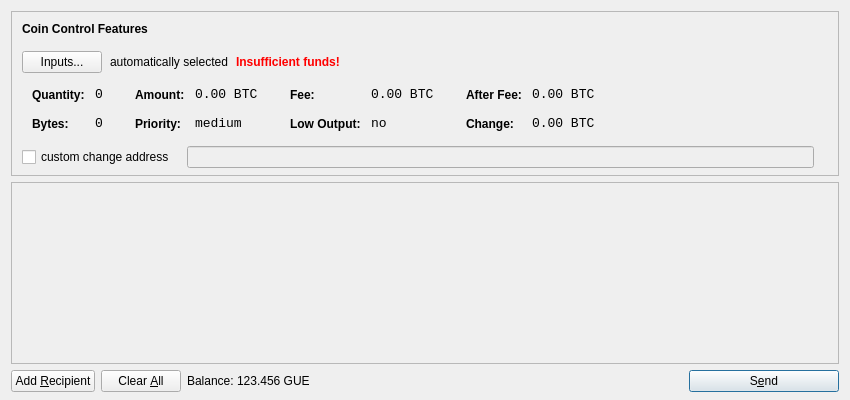
<?xml version="1.0" encoding="UTF-8"?>
<ui version="4.0">
 <class>SendCoinsDialog</class>
 <widget class="QDialog" name="SendCoinsDialog">
  <property name="geometry">
   <rect>
    <x>0</x>
    <y>0</y>
    <width>850</width>
    <height>400</height>
   </rect>
  </property>
  <property name="windowTitle">
   <string>Send Coins</string>
  </property>
  <layout class="QVBoxLayout" name="verticalLayout" stretch="0,1,0">
   <property name="bottomMargin">
    <number>8</number>
   </property>
   <item>
    <widget class="QFrame" name="frameCoinControl">
     <property name="sizePolicy">
      <sizepolicy hsizetype="Expanding" vsizetype="Expanding">
       <horstretch>0</horstretch>
       <verstretch>0</verstretch>
      </sizepolicy>
     </property>
     <property name="maximumSize">
      <size>
       <width>16777215</width>
       <height>16777215</height>
      </size>
     </property>
     <property name="frameShape">
      <enum>QFrame::StyledPanel</enum>
     </property>
     <property name="frameShadow">
      <enum>QFrame::Sunken</enum>
     </property>
     <layout class="QVBoxLayout" name="verticalLayoutCoinControl2">
      <property name="spacing">
       <number>-1</number>
      </property>
      <property name="leftMargin">
       <number>0</number>
      </property>
      <property name="topMargin">
       <number>0</number>
      </property>
      <property name="rightMargin">
       <number>0</number>
      </property>
      <property name="bottomMargin">
       <number>6</number>
      </property>
      <item>
       <layout class="QVBoxLayout" name="verticalLayoutCoinControl" stretch="0,0,0,0,1">
        <property name="spacing">
         <number>0</number>
        </property>
        <property name="leftMargin">
         <number>10</number>
        </property>
        <property name="topMargin">
         <number>10</number>
        </property>
        <item>
         <layout class="QHBoxLayout" name="horizontalLayoutCoinControl1">
          <property name="bottomMargin">
           <number>15</number>
          </property>
          <item>
           <widget class="QLabel" name="labelCoinControlFeatures">
            <property name="sizePolicy">
             <sizepolicy hsizetype="Preferred" vsizetype="Maximum">
              <horstretch>0</horstretch>
              <verstretch>0</verstretch>
             </sizepolicy>
            </property>
            <property name="font">
             <font>
              <weight>75</weight>
              <bold>true</bold>
             </font>
            </property>
            <property name="styleSheet">
             <string notr="true">font-weight:bold;</string>
            </property>
            <property name="text">
             <string>Coin Control Features</string>
            </property>
           </widget>
          </item>
         </layout>
        </item>
        <item>
         <layout class="QHBoxLayout" name="horizontalLayoutCoinControl2" stretch="0,0,0,0">
          <property name="spacing">
           <number>8</number>
          </property>
          <property name="bottomMargin">
           <number>10</number>
          </property>
          <item>
           <widget class="QPushButton" name="pushButtonCoinControl">
            <property name="styleSheet">
             <string notr="true"/>
            </property>
            <property name="text">
             <string>Inputs...</string>
            </property>
           </widget>
          </item>
          <item>
           <widget class="QLabel" name="labelCoinControlAutomaticallySelected">
            <property name="text">
             <string>automatically selected</string>
            </property>
            <property name="margin">
             <number>5</number>
            </property>
           </widget>
          </item>
          <item>
           <widget class="QLabel" name="labelCoinControlInsuffFunds">
            <property name="font">
             <font>
              <weight>75</weight>
              <bold>true</bold>
             </font>
            </property>
            <property name="styleSheet">
             <string notr="true">color:red;font-weight:bold;</string>
            </property>
            <property name="text">
             <string>Insufficient funds!</string>
            </property>
            <property name="margin">
             <number>5</number>
            </property>
           </widget>
          </item>
          <item>
           <spacer name="horizontalSpacerCoinControl">
            <property name="orientation">
             <enum>Qt::Horizontal</enum>
            </property>
            <property name="sizeHint" stdset="0">
             <size>
              <width>40</width>
              <height>1</height>
             </size>
            </property>
           </spacer>
          </item>
         </layout>
        </item>
        <item>
         <widget class="QWidget" name="widgetCoinControl" native="true">
          <property name="sizePolicy">
           <sizepolicy hsizetype="Preferred" vsizetype="Preferred">
            <horstretch>0</horstretch>
            <verstretch>0</verstretch>
           </sizepolicy>
          </property>
          <property name="minimumSize">
           <size>
            <width>0</width>
            <height>0</height>
           </size>
          </property>
          <property name="styleSheet">
           <string notr="true"/>
          </property>
          <layout class="QHBoxLayout" name="horizontalLayoutCoinControl5">
           <property name="margin">
            <number>0</number>
           </property>
           <item>
            <layout class="QHBoxLayout" name="horizontalLayoutCoinControl3" stretch="0,0,0,1">
             <property name="spacing">
              <number>20</number>
             </property>
             <property name="topMargin">
              <number>0</number>
             </property>
             <property name="bottomMargin">
              <number>10</number>
             </property>
             <item>
              <layout class="QFormLayout" name="formLayoutCoinControl1">
               <property name="horizontalSpacing">
                <number>10</number>
               </property>
               <property name="verticalSpacing">
                <number>14</number>
               </property>
               <property name="leftMargin">
                <number>10</number>
               </property>
               <property name="topMargin">
                <number>4</number>
               </property>
               <property name="rightMargin">
                <number>6</number>
               </property>
               <item row="0" column="0">
                <widget class="QLabel" name="labelCoinControlQuantityText">
                 <property name="styleSheet">
                  <string notr="true">font-weight:bold;</string>
                 </property>
                 <property name="text">
                  <string>Quantity:</string>
                 </property>
                 <property name="margin">
                  <number>0</number>
                 </property>
                </widget>
               </item>
               <item row="0" column="1">
                <widget class="QLabel" name="labelCoinControlQuantity">
                 <property name="font">
                  <font>
                   <family>Monospace</family>
                   <pointsize>10</pointsize>
                  </font>
                 </property>
                 <property name="cursor">
                  <cursorShape>IBeamCursor</cursorShape>
                 </property>
                 <property name="contextMenuPolicy">
                  <enum>Qt::ActionsContextMenu</enum>
                 </property>
                 <property name="text">
                  <string notr="true">0</string>
                 </property>
                 <property name="margin">
                  <number>0</number>
                 </property>
                 <property name="textInteractionFlags">
                  <set>Qt::LinksAccessibleByMouse|Qt::TextSelectableByKeyboard|Qt::TextSelectableByMouse</set>
                 </property>
                </widget>
               </item>
               <item row="1" column="0">
                <widget class="QLabel" name="labelCoinControlBytesText">
                 <property name="styleSheet">
                  <string notr="true">font-weight:bold;</string>
                 </property>
                 <property name="text">
                  <string>Bytes:</string>
                 </property>
                </widget>
               </item>
               <item row="1" column="1">
                <widget class="QLabel" name="labelCoinControlBytes">
                 <property name="font">
                  <font>
                   <family>Monospace</family>
                   <pointsize>10</pointsize>
                  </font>
                 </property>
                 <property name="cursor">
                  <cursorShape>IBeamCursor</cursorShape>
                 </property>
                 <property name="contextMenuPolicy">
                  <enum>Qt::ActionsContextMenu</enum>
                 </property>
                 <property name="text">
                  <string notr="true">0</string>
                 </property>
                 <property name="textInteractionFlags">
                  <set>Qt::LinksAccessibleByMouse|Qt::TextSelectableByKeyboard|Qt::TextSelectableByMouse</set>
                 </property>
                </widget>
               </item>
              </layout>
             </item>
             <item>
              <layout class="QFormLayout" name="formLayoutCoinControl2">
               <property name="horizontalSpacing">
                <number>10</number>
               </property>
               <property name="verticalSpacing">
                <number>14</number>
               </property>
               <property name="leftMargin">
                <number>6</number>
               </property>
               <property name="topMargin">
                <number>4</number>
               </property>
               <property name="rightMargin">
                <number>6</number>
               </property>
               <item row="0" column="0">
                <widget class="QLabel" name="labelCoinControlAmountText">
                 <property name="styleSheet">
                  <string notr="true">font-weight:bold;</string>
                 </property>
                 <property name="text">
                  <string>Amount:</string>
                 </property>
                 <property name="margin">
                  <number>0</number>
                 </property>
                </widget>
               </item>
               <item row="0" column="1">
                <widget class="QLabel" name="labelCoinControlAmount">
                 <property name="font">
                  <font>
                   <family>Monospace</family>
                   <pointsize>10</pointsize>
                  </font>
                 </property>
                 <property name="cursor">
                  <cursorShape>IBeamCursor</cursorShape>
                 </property>
                 <property name="contextMenuPolicy">
                  <enum>Qt::ActionsContextMenu</enum>
                 </property>
                 <property name="text">
                  <string notr="true">0.00 BTC</string>
                 </property>
                 <property name="textInteractionFlags">
                  <set>Qt::LinksAccessibleByMouse|Qt::TextSelectableByKeyboard|Qt::TextSelectableByMouse</set>
                 </property>
                </widget>
               </item>
               <item row="1" column="0">
                <widget class="QLabel" name="labelCoinControlPriorityText">
                 <property name="styleSheet">
                  <string notr="true">font-weight:bold;</string>
                 </property>
                 <property name="text">
                  <string>Priority:</string>
                 </property>
                </widget>
               </item>
               <item row="1" column="1">
                <widget class="QLabel" name="labelCoinControlPriority">
                 <property name="font">
                  <font>
                   <family>Monospace</family>
                   <pointsize>10</pointsize>
                  </font>
                 </property>
                 <property name="cursor">
                  <cursorShape>IBeamCursor</cursorShape>
                 </property>
                 <property name="contextMenuPolicy">
                  <enum>Qt::ActionsContextMenu</enum>
                 </property>
                 <property name="text">
                  <string>medium</string>
                 </property>
                 <property name="textInteractionFlags">
                  <set>Qt::LinksAccessibleByMouse|Qt::TextSelectableByKeyboard|Qt::TextSelectableByMouse</set>
                 </property>
                </widget>
               </item>
              </layout>
             </item>
             <item>
              <layout class="QFormLayout" name="formLayoutCoinControl3">
               <property name="horizontalSpacing">
                <number>10</number>
               </property>
               <property name="verticalSpacing">
                <number>14</number>
               </property>
               <property name="leftMargin">
                <number>6</number>
               </property>
               <property name="topMargin">
                <number>4</number>
               </property>
               <property name="rightMargin">
                <number>6</number>
               </property>
               <item row="0" column="0">
                <widget class="QLabel" name="labelCoinControlFeeText">
                 <property name="styleSheet">
                  <string notr="true">font-weight:bold;</string>
                 </property>
                 <property name="text">
                  <string>Fee:</string>
                 </property>
                 <property name="margin">
                  <number>0</number>
                 </property>
                </widget>
               </item>
               <item row="0" column="1">
                <widget class="QLabel" name="labelCoinControlFee">
                 <property name="font">
                  <font>
                   <family>Monospace</family>
                   <pointsize>10</pointsize>
                  </font>
                 </property>
                 <property name="cursor">
                  <cursorShape>IBeamCursor</cursorShape>
                 </property>
                 <property name="contextMenuPolicy">
                  <enum>Qt::ActionsContextMenu</enum>
                 </property>
                 <property name="text">
                  <string notr="true">0.00 BTC</string>
                 </property>
                 <property name="textInteractionFlags">
                  <set>Qt::LinksAccessibleByMouse|Qt::TextSelectableByKeyboard|Qt::TextSelectableByMouse</set>
                 </property>
                </widget>
               </item>
               <item row="1" column="0">
                <widget class="QLabel" name="labelCoinControlLowOutputText">
                 <property name="styleSheet">
                  <string notr="true">font-weight:bold;</string>
                 </property>
                 <property name="text">
                  <string>Low Output:</string>
                 </property>
                </widget>
               </item>
               <item row="1" column="1">
                <widget class="QLabel" name="labelCoinControlLowOutput">
                 <property name="font">
                  <font>
                   <family>Monospace</family>
                   <pointsize>10</pointsize>
                  </font>
                 </property>
                 <property name="cursor">
                  <cursorShape>IBeamCursor</cursorShape>
                 </property>
                 <property name="contextMenuPolicy">
                  <enum>Qt::ActionsContextMenu</enum>
                 </property>
                 <property name="text">
                  <string>no</string>
                 </property>
                 <property name="textInteractionFlags">
                  <set>Qt::LinksAccessibleByMouse|Qt::TextSelectableByKeyboard|Qt::TextSelectableByMouse</set>
                 </property>
                </widget>
               </item>
              </layout>
             </item>
             <item>
              <layout class="QFormLayout" name="formLayoutCoinControl4">
               <property name="horizontalSpacing">
                <number>10</number>
               </property>
               <property name="verticalSpacing">
                <number>14</number>
               </property>
               <property name="leftMargin">
                <number>6</number>
               </property>
               <property name="topMargin">
                <number>4</number>
               </property>
               <property name="rightMargin">
                <number>6</number>
               </property>
               <item row="0" column="0">
                <widget class="QLabel" name="labelCoinControlAfterFeeText">
                 <property name="styleSheet">
                  <string notr="true">font-weight:bold;</string>
                 </property>
                 <property name="text">
                  <string>After Fee:</string>
                 </property>
                 <property name="margin">
                  <number>0</number>
                 </property>
                </widget>
               </item>
               <item row="0" column="1">
                <widget class="QLabel" name="labelCoinControlAfterFee">
                 <property name="font">
                  <font>
                   <family>Monospace</family>
                   <pointsize>10</pointsize>
                  </font>
                 </property>
                 <property name="cursor">
                  <cursorShape>IBeamCursor</cursorShape>
                 </property>
                 <property name="contextMenuPolicy">
                  <enum>Qt::ActionsContextMenu</enum>
                 </property>
                 <property name="text">
                  <string notr="true">0.00 BTC</string>
                 </property>
                 <property name="textInteractionFlags">
                  <set>Qt::LinksAccessibleByMouse|Qt::TextSelectableByKeyboard|Qt::TextSelectableByMouse</set>
                 </property>
                </widget>
               </item>
               <item row="1" column="0">
                <widget class="QLabel" name="labelCoinControlChangeText">
                 <property name="styleSheet">
                  <string notr="true">font-weight:bold;</string>
                 </property>
                 <property name="text">
                  <string>Change:</string>
                 </property>
                </widget>
               </item>
               <item row="1" column="1">
                <widget class="QLabel" name="labelCoinControlChange">
                 <property name="font">
                  <font>
                   <family>Monospace</family>
                   <pointsize>10</pointsize>
                  </font>
                 </property>
                 <property name="cursor">
                  <cursorShape>IBeamCursor</cursorShape>
                 </property>
                 <property name="contextMenuPolicy">
                  <enum>Qt::ActionsContextMenu</enum>
                 </property>
                 <property name="text">
                  <string notr="true">0.00 BTC</string>
                 </property>
                 <property name="textInteractionFlags">
                  <set>Qt::LinksAccessibleByMouse|Qt::TextSelectableByKeyboard|Qt::TextSelectableByMouse</set>
                 </property>
                </widget>
               </item>
              </layout>
             </item>
            </layout>
           </item>
          </layout>
         </widget>
        </item>
        <item>
         <layout class="QHBoxLayout" name="horizontalLayoutCoinControl4" stretch="0,0,0">
          <property name="spacing">
           <number>12</number>
          </property>
          <property name="sizeConstraint">
           <enum>QLayout::SetDefaultConstraint</enum>
          </property>
          <property name="topMargin">
           <number>5</number>
          </property>
          <property name="rightMargin">
           <number>5</number>
          </property>
          <item>
           <widget class="QCheckBox" name="checkBoxCoinControlChange">
            <property name="text">
             <string>custom change address</string>
            </property>
           </widget>
          </item>
          <item>
           <widget class="QLineEdit" name="lineEditCoinControlChange">
            <property name="enabled">
             <bool>false</bool>
            </property>
            <property name="sizePolicy">
             <sizepolicy hsizetype="Expanding" vsizetype="Fixed">
              <horstretch>0</horstretch>
              <verstretch>0</verstretch>
             </sizepolicy>
            </property>
           </widget>
          </item>
          <item>
           <widget class="QLabel" name="labelCoinControlChangeLabel">
            <property name="sizePolicy">
             <sizepolicy hsizetype="Preferred" vsizetype="Expanding">
              <horstretch>0</horstretch>
              <verstretch>0</verstretch>
             </sizepolicy>
            </property>
            <property name="minimumSize">
             <size>
              <width>0</width>
              <height>0</height>
             </size>
            </property>
            <property name="text">
             <string/>
            </property>
            <property name="margin">
             <number>3</number>
            </property>
           </widget>
          </item>
         </layout>
        </item>
        <item>
         <spacer name="verticalSpacerCoinControl">
          <property name="orientation">
           <enum>Qt::Vertical</enum>
          </property>
          <property name="sizeHint" stdset="0">
           <size>
            <width>800</width>
            <height>1</height>
           </size>
          </property>
         </spacer>
        </item>
       </layout>
      </item>
     </layout>
    </widget>
   </item>
   <item>
    <widget class="QScrollArea" name="scrollArea">
     <property name="widgetResizable">
      <bool>true</bool>
     </property>
     <widget class="QWidget" name="scrollAreaWidgetContents">
      <property name="geometry">
       <rect>
        <x>0</x>
        <y>0</y>
        <width>830</width>
        <height>165</height>
       </rect>
      </property>
      <layout class="QVBoxLayout" name="verticalLayout_2">
       <property name="margin">
        <number>0</number>
       </property>
       <item>
        <layout class="QVBoxLayout" name="entries">
         <property name="spacing">
          <number>6</number>
         </property>
        </layout>
       </item>
       <item>
        <spacer name="verticalSpacer">
         <property name="orientation">
          <enum>Qt::Vertical</enum>
         </property>
         <property name="sizeHint" stdset="0">
          <size>
           <width>20</width>
           <height>40</height>
          </size>
         </property>
        </spacer>
       </item>
      </layout>
     </widget>
    </widget>
   </item>
   <item>
    <layout class="QHBoxLayout" name="horizontalLayout">
     <item>
      <widget class="QPushButton" name="addButton">
       <property name="toolTip">
        <string>Send to multiple recipients at once</string>
       </property>
       <property name="text">
        <string>Add &amp;Recipient</string>
       </property>
       <property name="icon">
        <iconset resource="../bitcoin.qrc">
         <normaloff>:/icons/add</normaloff>:/icons/add</iconset>
       </property>
       <property name="autoDefault">
        <bool>false</bool>
       </property>
      </widget>
     </item>
     <item>
      <widget class="QPushButton" name="clearButton">
       <property name="sizePolicy">
        <sizepolicy hsizetype="Minimum" vsizetype="Fixed">
         <horstretch>0</horstretch>
         <verstretch>0</verstretch>
        </sizepolicy>
       </property>
       <property name="toolTip">
        <string>Remove all transaction fields</string>
       </property>
       <property name="text">
        <string>Clear &amp;All</string>
       </property>
       <property name="icon">
        <iconset resource="../bitcoin.qrc">
         <normaloff>:/icons/remove</normaloff>:/icons/remove</iconset>
       </property>
       <property name="autoRepeatDelay">
        <number>300</number>
       </property>
       <property name="autoDefault">
        <bool>false</bool>
       </property>
      </widget>
     </item>
     <item>
      <layout class="QHBoxLayout" name="horizontalLayout_2">
       <property name="spacing">
        <number>3</number>
       </property>
       <item>
        <widget class="QLabel" name="label">
         <property name="text">
          <string>Balance:</string>
         </property>
        </widget>
       </item>
       <item>
        <widget class="QLabel" name="labelBalance">
         <property name="cursor">
          <cursorShape>IBeamCursor</cursorShape>
         </property>
         <property name="text">
          <string>123.456 GUE</string>
         </property>
         <property name="textInteractionFlags">
          <set>Qt::LinksAccessibleByMouse|Qt::TextSelectableByKeyboard|Qt::TextSelectableByMouse</set>
         </property>
        </widget>
       </item>
      </layout>
     </item>
     <item>
      <spacer name="horizontalSpacer">
       <property name="orientation">
        <enum>Qt::Horizontal</enum>
       </property>
       <property name="sizeHint" stdset="0">
        <size>
         <width>40</width>
         <height>20</height>
        </size>
       </property>
      </spacer>
     </item>
     <item>
      <widget class="QPushButton" name="sendButton">
       <property name="minimumSize">
        <size>
         <width>150</width>
         <height>0</height>
        </size>
       </property>
       <property name="toolTip">
        <string>Confirm the send action</string>
       </property>
       <property name="text">
        <string>S&amp;end</string>
       </property>
       <property name="icon">
        <iconset resource="../bitcoin.qrc">
         <normaloff>:/icons/send</normaloff>:/icons/send</iconset>
       </property>
       <property name="default">
        <bool>true</bool>
       </property>
      </widget>
     </item>
    </layout>
   </item>
  </layout>
 </widget>
 <resources>
  <include location="../bitcoin.qrc"/>
 </resources>
 <connections/>
</ui>
